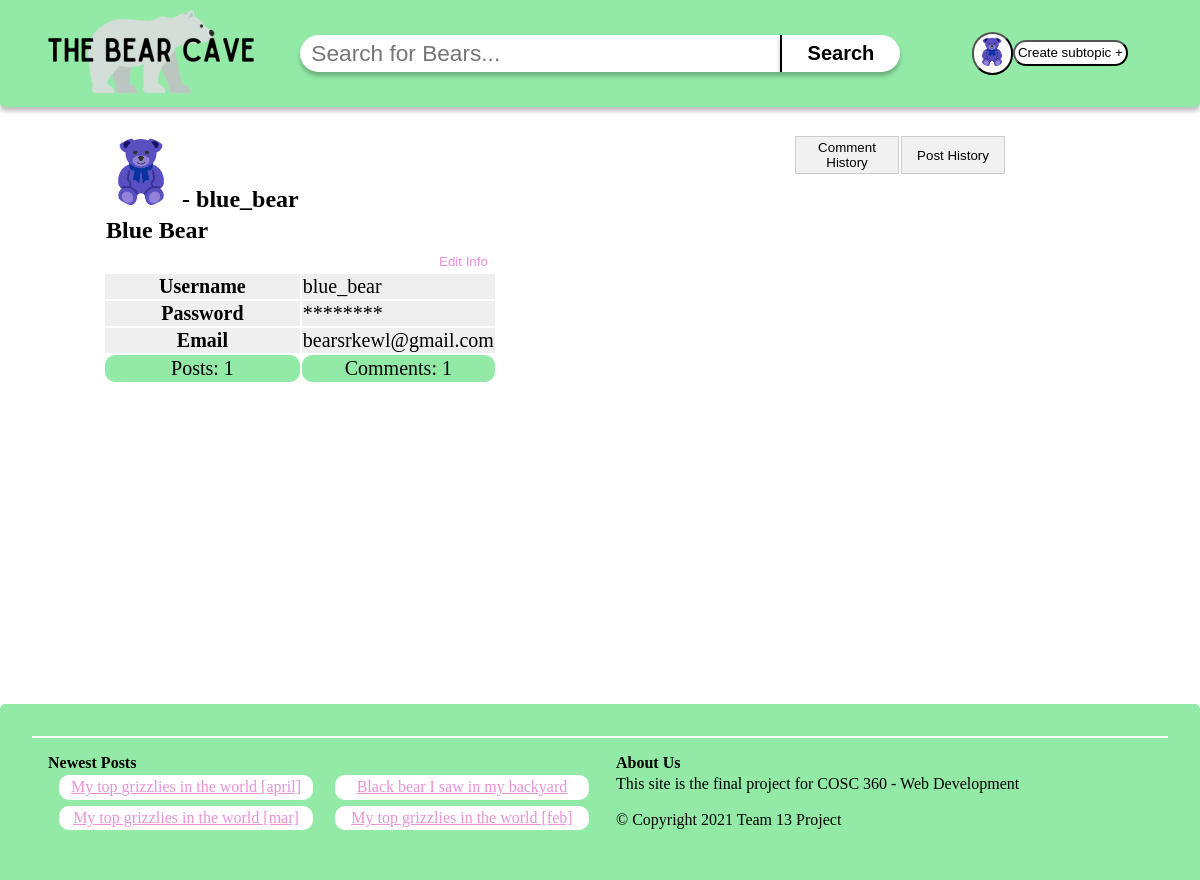
Screenshot of /html/profile.php (signed in) with the database file from the repository.
### tables this page shows
CREATE TABLE `users` (
    `username` varchar(255) NOT NULL,
    `firstName` varchar(255) NOT NULL,
    `lastName` varchar(255) NOT NULL,
    `email` varchar(255) NOT NULL,
    `password` varchar(255) NOT NULL,
    `image` varchar(100),
    `disabled` BOOLEAN DEFAULT false,
    UNIQUE (`email`),
    PRIMARY KEY (`username`)
);

CREATE TABLE `post` (
    `pid` INT NOT NULL AUTO_INCREMENT,
    `ptitle` varchar(100) NOT NULL,
    `username` varchar(255) NOT NULL,
    `image` varchar(100),
    `link` varchar(100),
    `content` varchar(1000),
    `date` DATETIME,
    `upvotes` INT,
    `downvotes` INT,
    `title` VARCHAR(255) NOT NULL,
    PRIMARY KEY(`pid`),
    FOREIGN KEY (`username`) REFERENCES `users`(`username`)
        ON UPDATE CASCADE ON DELETE CASCADE,
    FOREIGN KEY (`title`) REFERENCES `subtopic`(`title`)
        ON UPDATE CASCADE ON DELETE CASCADE
);

### html/profile/getUserInfo.php (the view)
<?php
include 'config.php';
if(isset($_SESSION['user']) && $_SESSION['user'] !== "" ){
    $username = $_SESSION['user'];
    $sql = "SELECT * FROM users WHERE username='$username';";
    $result = $pdo->query($sql);
    while ($row = $result->fetch()) {
        echo "<table><thead><tr><td>";
        echo "<img src=\"../images/user/".$row['image']."\" alt=\"ProfilePic\" width=\"70px\" height=\"70px\" style=\"border-radius:35px\"> - ".$row['username'];
        echo "</td></tr>";
        echo "<tr><td>".$row['firstName']." ".$row['lastName']."</td></tr>";
        echo "</tr></thead>";
        $sql_numposts = "SELECT COUNT(pid) FROM post WHERE username='$username';";
        $result_numposts = $pdo->query($sql_numposts);
        if ($row_numposts = $result_numposts->fetch()){
            $num_posts = $row_numposts[0];
        }
        else{
            $num_posts = 0;
        }
        echo "<tfoot><tr>";
        echo "<td>Posts: ".$num_posts."</td>";
        $sql_numcomments = "SELECT COUNT(cid) FROM comments WHERE username='$username';";
        $result_numcomments = $pdo->query($sql_numcomments);
        if ($row_numcomments = $result_numcomments->fetch()){
            $num_comments = $row_numcomments[0];
        }
        else{
            $num_comments = 0;
        }
        echo "<td>Comments: ".$num_comments."</td>";
        echo "</tr></tfoot>";
        echo "<tbody>";
        echo "<tr><th colspan=\"3\" class=\"edit\">";
        echo "<button class=\"edit\" onclick=\"addChangeButtons()\">Edit Info</button>";
        echo "</th></tr>";
        echo "<tr id=\"username\"><td class=\"label\">Username</td>";
        echo "<td id=\"useredit\">".$row['username']."</td></tr>";
        echo "<tr id=\"password\"><td class=\"label\">Password</td>";
        echo "<td id=\"passedit\">********</td></tr>";
        echo "<tr id=\"email\"><td class=\"label\">Email</td>";
        echo "<td id=\"emailedit\">".$row['email']."</td></tr>";
        echo "</tbody>";
        echo "</table>";
    }
}
?>

### html/profile.php (shortened to what this page needs)
<!DOCTYPE html>
<html lang="en">
<head>
    <link rel="stylesheet" href="../css/reset.css">
    <link rel="stylesheet" href="../css/profile.css">
    <?php include 'navBar.php'; ?>
</head>
<body style="margin-top:6em">
    <div class="grid-container">
        <div class="grid-entry">
            <div class="user_info">
                <?php include 'profile/getUserInfo.php';?>
            </div>
        </div>
        <div class="grid-entry">
            <div class="user_history">
                <table>
                    <thead>
                        <tr>
                            <th class="tab">
                                <button class="tablinks" onclick="openTab(event, 'comments')">Comment History</button>
                            </th>
                            <th class="tab">
                                <button style="height: 34px;" class="tablinks" onclick="openTab(event, 'posts')">Post History</button>
                            </th>
                        </tr>
                    </thead>
                        <?php include 'profile/getUserHistory.php';?>
                        <?php include 'profile/getUserPosts.php';?>
                </table>
            </div>
        </div>
    </div>
</body>
<?php include 'footer.php'; ?>
</html>

### html/navBar.php (shortened to what this page needs)
<head>
<link rel="stylesheet" href="../css/navBar.css">
</head>
<header>
    <div class="navbar">
        <div class="logo"><a href="mainPage.php"><img src="../images/logo.png" alt="HomepageLogo"></a></div>
        <div class="searchbar">
            <input type="text" id="searchTerm" placeholder="Search for Bears..." \><button class="searchButton" onclick="search()">Search</button></div>
        <div class="account"><?php include 'session.php'; ?><button onclick="createNewTopic()">Create subtopic +</button></div>
    </div>
</header>

### html/session.php (shortened to what this page needs)
<?php
include 'config.php';
if (isset($_SESSION['user']) && $_SESSION['user'] === "admin"){
    $statement = $pdo->prepare("SELECT image FROM users WHERE username = ?");
    $statement->execute([$_SESSION['user']]);
    $image= $statement->fetchColumn();
    echo "<div class=\"dropdown\"><button onclick=\"profile()\"><img class=\"PP\" src=\"../images/user/".$image."\" alt=\"".$_SESSION['user']."\" width=\"30px\" height=\"30px\" style=\"border-radius:15px\"></button>";
    echo "<div class=\"dropdown-content\"><a href=\"profile.php\">My Account</a><a href=\"findUser.php\">Find User</a><a href=\"logout.php\">Logout</a></div></div>";
}
else if (isset($_SESSION['user']) && $_SESSION['user'] !== "" ) {
    $statement = $pdo->prepare("SELECT image FROM users WHERE username = ?");
    $statement->execute([$_SESSION['user']]);
    $image= $statement->fetchColumn();
    echo "<div class=\"dropdown\"><button onclick=\"profile()\"><img class=\"PP\" src=\"../images/user/".$image."\" alt=\"".$_SESSION['user']."\" width=\"30px\" height=\"30px\" style=\"border-radius:15px\"></button>";
    echo "<div class=\"dropdown-content\"><a href=\"profile.php\">My Account</a><a href=\"logout.php\">Logout</a></div></div>";
}
else {
    echo "<button><a href=\"LoginPage.php\">Login</a></button>";
}
?>

### html/profile/getUserHistory.php (shortened to what this page needs)
<!DOCTYPE html>
<html>
</html>

### html/profile/getUserPosts.php (shortened to what this page needs)
<!DOCTYPE html>
<html>
</html>

### html/footer.php (shortened to what this page needs)
<link rel="stylesheet" href="../css/footer.css">
<footer>
<div class="footer-related">
      <h2>Newest Posts</h2>
      <?php include 'config.php';
            $sql = "SELECT pid, ptitle FROM post ORDER BY date DESC LIMIT 4";
            $results = $pdo->query($sql);
            echo "<div class=\"footer-entry\">";
            while($row = $results->fetch())
            {
                echo "<a href=\"posts.php?pid=".$row["pid"]."\">";
                echo "<div class=\"footer-item\">".$row["ptitle"];
                echo "</div>";
                echo "</a>";
            }
            echo "</div>";
            $results = null;?>
   </div>
   <div class="footer-section">
        <h2>About Us</h2>
        <div class="footer-section-item">
        <p>This site is the final project for COSC 360 - Web Development </p>
        <br>
        <p>&copy; Copyright 2021 Team 13 Project
        </div>
   </div>
</footer>

### css/profile.css (style rules this page uses)
.grid-container { display: grid; grid-template-columns: 50% 50%; background-color: white; }
.grid-entry { display: grid; padding-top: 1em; font-size: 15pt; height: 100%; width: auto; justify-content: center; }
thead { font-weight: bold; font-size:x-large; }
.label { font-weight: bold; text-align: center; }
.edit { text-align: right; color: #ea92d6; border: none; background-color: white; }
a:link { color: #ea92d6; }
tfoot td { background-color: #92EAA6; border: solid 1pt #92EAA6; border-radius: 10px; text-align: center; }
.tab { overflow: hidden; border: 1px solid #ccc; background-color: #f1f1f1; }
.tab button { background-color: inherit; float: left; border: none; outline: none; cursor: pointer; transition: 0.3s; width: 100px; }
tbody { background-color: #EFEFEF; }

### css/navBar.css (style rules this page uses)
header { background: #92EAA6; box-shadow: 0 4px 4px rgba(0, 0, 0, 0.25); border-radius: 0 0 5px 5px; position: fixed; width: 100%; top: 0; }
.navbar { display: grid; grid-template-columns: 25% 50% 25%; text-align: center; align-items: center; padding: 0.5em 0em 0.5em 0em; height: auto; margin: auto; }
.account button { background-color: white; outline: none; border-radius: 25px; padding: 0.25em; margin: auto; }
.searchbar { display: flex; justify-content: center; width: 100%; height: 40%; }
.searchButton { border-radius: 0 20px 20px 0; width: 25%; font-size: 15pt; font-weight: bolder; background-color: white; box-shadow: 0px 4px 4px rgba(0, 0, 0, 0.25); height: auto; outline: none; border: none; border-left: 2px solid black; }
.navbar input[type=text] { outline: none; border: none; padding: 0.175em 0em 0.175em 0.5em; box-shadow: 0px 4px 4px rgba(0, 0, 0, 0.25); background-image: url(''); border-radius: 20px 0 0 20px; font-size: 17pt; width: inherit; }
.dropdown { position: relative; display: inline-block; vertical-align: middle; }

### css/footer.css (style rules this page uses)
footer { display: grid; margin-top: 20em; grid-template-columns: 50% 50%; height: auto; padding: 2em; background-color: #92EAA6; border-radius: 5px 5px 0 0; }
.footer-related { border-top: solid 2px white; padding-left: 1em; padding-top: 1em; }
.footer-section { border-top: solid 2px white; padding: 1em 0 1em 1em; }
.footer-entry { display: grid; grid-template-columns: 50% 50%; align-items: center; }
.footer-item { margin: 0.2em auto 0.2em auto; padding: 0.2em; width: 90%; text-align: center; font-size: 12pt; border-radius: 10px; background-color: white; }
.footer-section-item { margin: 0.2em auto 0.2em auto; }

### rows the page displays
users: image (picture), username "blue_bear", firstName "Blue", lastName "Bear", num_posts "1", num_comments "1", email "bearsrkewl@gmail.com"
post: ptitle "My top grizzlies in the world [april]"
post: ptitle "Black bear I saw in my backyard"
post: ptitle "My top grizzlies in the world [mar]"
post: ptitle "My top grizzlies in the world [feb]"
